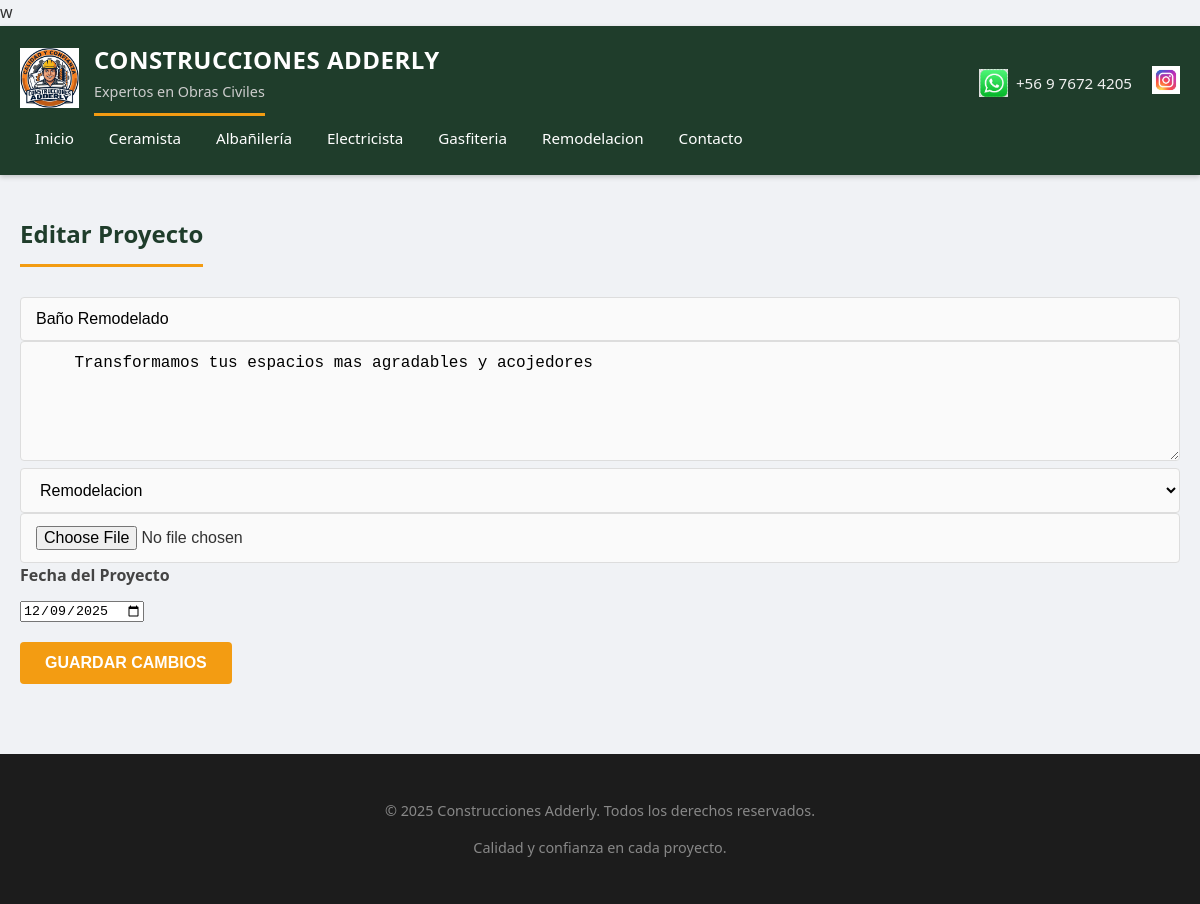
/edit_project/8 (signed in), run on the app's committed database.
### app.py (models this page shows)
class Category(db.Model):
    id = db.Column(db.Integer, primary_key=True)
    name = db.Column(db.String(50), unique=True, nullable=False)

class Project(db.Model):
    id = db.Column(db.Integer, primary_key=True)
    title = db.Column(db.String(100), nullable=False)
    description = db.Column(db.Text, nullable=False)
    media_url = db.Column(db.String(500), nullable=False)
    media_type = db.Column(db.String(20), nullable=False)
    date = db.Column(db.DateTime, default=datetime.utcnow)  # AGREGAR ESTO
    category_id = db.Column(
        db.Integer,
        db.ForeignKey('category.id'),
        nullable=False
    )
    category = db.relationship('Category', backref='projects')

### app.py (the view, shortened to what this page needs)
@app.route('/edit_project/<int:project_id>', methods=['GET', 'POST'])
def edit_project(project_id):
    if not session.get('admin'):
        return redirect(url_for('admin_login'))
    project = Project.query.get_or_404(project_id)
    return render_template('edit_project.html', project=project)

### app.py (called while the page is built)
@app.context_processor
def inject_categories():
    return dict(categories=Category.query.all())

### templates/edit_project.html
{% extends "base.html" %}
{% block content %}
<h2>Editar Proyecto</h2>
<form method="POST" enctype="multipart/form-data">
  <input type="text" name="title" value="{{ project.title }}" required>
  <textarea name="description" required>
    {{ project.description }}
  </textarea>
  <select name="category" required>
    {% for cat in categories %}
      <option value="{{ cat.id }}"
        {% if cat.id == project.category_id %}selected{% endif %}>
        {{ cat.name }}
      </option>
    {% endfor %}
  </select>
  <input type="file" name="file">
  <div class="form-group">
    <label for="date">Fecha del Proyecto</label>
    <input type="date" id="date" name="date"
          value="{{ project.date.strftime('%Y-%m-%d') if project.date else '' }}">
  </div>
  <button type="submit">Guardar cambios</button>
</form>
{% endblock %}

### templates/base.html (shortened to what this page needs)
<!DOCTYPE html>
<html lang="es">
<head>
  <link rel="stylesheet" href="{{ url_for('static', filename='css/style.css') }}">
</head>
<body>
<header class="header">
  <div class="header-inner">
    <div class="logo-container">
      <img src="{{ url_for('static', filename='img/logo.png') }}" alt="Logo Adderly">
      <div class="logo-text">
        <h1>Construcciones Adderly</h1>
        <h2>Expertos en Obras Civiles</h2>
      </div>
    </div>
   <div class="social-bar">
    <div class="contact-item">
        <img src="{{ url_for('static', filename='img/whatsapp.png') }}" alt="WhatsApp">
        <span>+56 9 7672 4205</span>
    </div>
    <a href="https://www.instagram.com/adderlyconstrucciones" target="_blank" class="social-link">
        <img src="{{ url_for('static', filename='img/instagram.png') }}" alt="Instagram">
    </a>
</div>
    <nav>
      <a href="{{ url_for('portfolio') }}">Inicio</a>
      {% for cat in categories %}
        <a href="{{ url_for('projects_by_category', category_id=cat.id) }}">
          {{ cat.name }}
        </a>
      {% endfor %}
      <a href="{{ url_for('contact') }}">Contacto</a>
    </nav>
  </div>
</header>
<main class="content">
  {% block content %}{% endblock %}
</main>
<footer class="footer">
  <p>© 2025 Construcciones Adderly. Todos los derechos reservados.</p>
  <p>Calidad y confianza en cada proyecto.</p>
</footer>
</body>
</html>

### static/css/style.css (style rules this page uses)
* { box-sizing: border-box; }
body { margin: 0; font-family: 'Segoe UI', Roboto, Helvetica, Arial, sans-serif; background-color: #f0f2f5; color: #333; line-height: 1.6; }
.header { background: #1f3d2b; color: white; padding: 0; box-shadow: 0 2px 5px rgba(0,0,0,0.2); }
.header-inner { max-width: 1200px; margin: 0 auto; padding: 15px 20px; display: flex; justify-content: space-between; align-items: center; flex-wrap: wrap; }
.logo-container { display: flex; align-items: center; gap: 15px; text-decoration: none; color: white; }
.logo-container img { height: 60px; width: auto; }
.logo-text h1 { margin: 0; font-size: 1.5rem; font-weight: 700; letter-spacing: 0.5px; text-transform: uppercase; }
.logo-text h2 { margin: 0; font-size: 0.9rem; font-weight: 400; color: #ccc; }
.social-bar { display: flex; align-items: center; gap: 20px; margin-top: 10px; }
.contact-item { display: flex; align-items: center; gap: 8px; color: #f1f1f1; font-weight: 500; font-size: 0.95rem; }
.contact-item img, .social-link img { height: 28px; width: auto; transition: transform 0.2s; }
nav { display: flex; gap: 5px; }
nav a { color: white; text-decoration: none; padding: 10px 15px; border-radius: 4px; font-weight: 500; transition: background 0.3s; font-size: 0.95rem; }
.content { max-width: 1200px; margin: 0 auto; padding: 20px; min-height: 60vh; }
h2 { border-bottom: 3px solid #f39c12; padding-bottom: 10px; margin-bottom: 30px; color: #1f3d2b; display: inline-block; }
.form-group { margin-bottom: 20px; }
.form-group label { display: block; margin-bottom: 8px; font-weight: 600; color: #444; }
input[type="text"], input[type="email"], textarea, select, input[type="file"] { width: 100%; padding: 12px 15px; border: 1px solid #ddd; border-radius: 4px; font-size: 1rem; transition: border-color 0.3s; background-color: #fafafa; }
textarea { resize: vertical; min-height: 120px; }
button, .btn { background-color: #f39c12; color: white; border: none; padding: 12px 25px; font-size: 1rem; font-weight: bold; border-radius: 4px; cursor: pointer; transition: background 0.3s, transform 0.1s; display: inline-block; text-decoration: none; text-transform: uppercase; }
.footer { background: #1c1c1c; color: #888; text-align: center; padding: 30px; margin-top: 50px; font-size: 0.9rem; }

### data on the page
Category: name "Ceramista"
Category: name "Albañilería"
Category: name "Electricista"
Category: name "Gasfiteria"
Category: name "Remodelacion"
Project: title "Baño Remodelado", description "Transformamos tus espacios mas agradables y acojedores", category "Remodelacion", date "12/09/2025"
